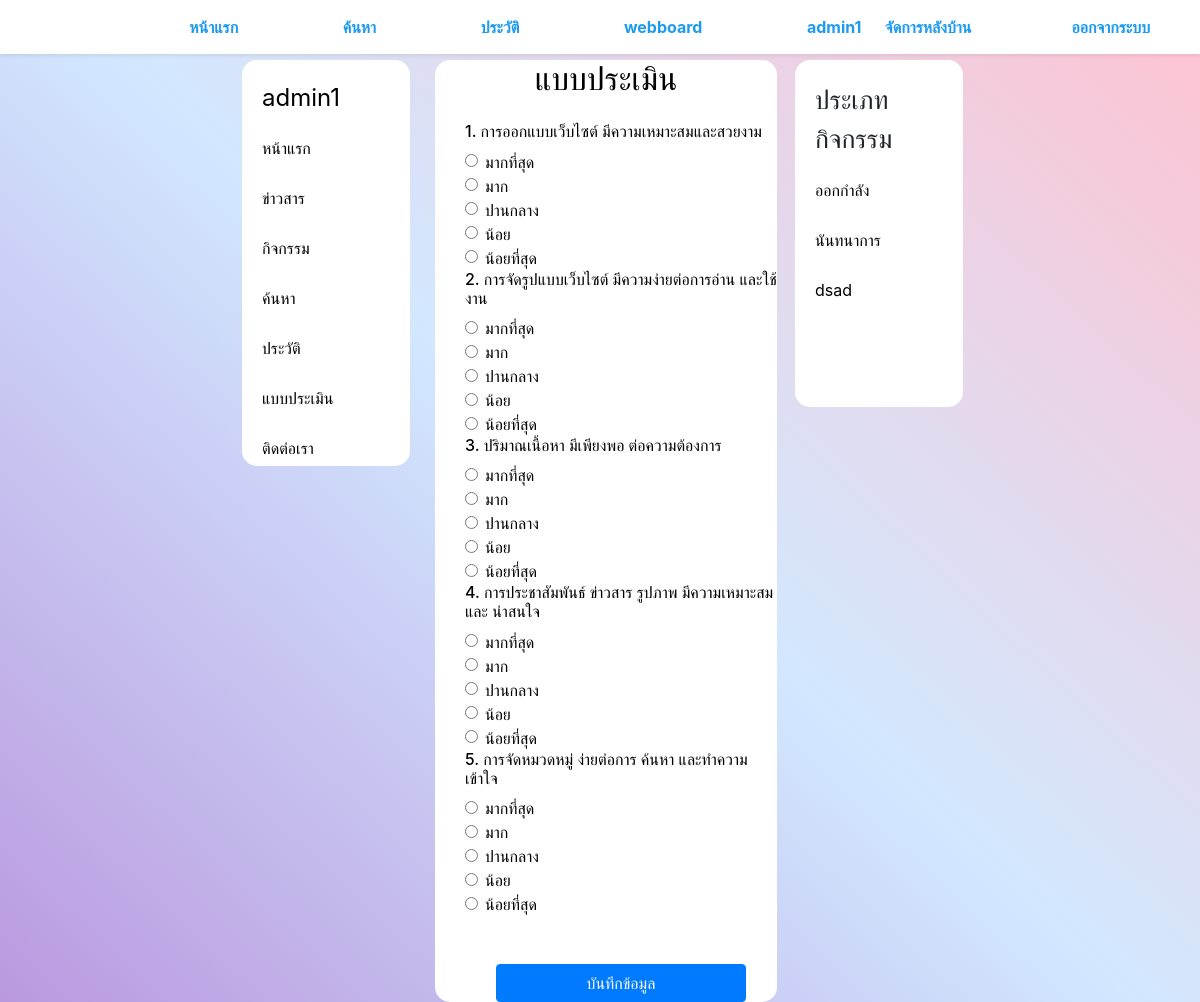
The page /ques.php (signed in) on the database its author committed.
### tables this page shows
CREATE TABLE `member` (
  `u_id` int(11) NOT NULL,
  `username` varchar(100) NOT NULL,
  `password` varchar(50) NOT NULL,
  `u_Fname` varchar(100) NOT NULL,
  `u_Lname` varchar(100) NOT NULL,
  `u_phone` varchar(10) NOT NULL,
  `u_address` varchar(1000) NOT NULL,
  `u_gender` enum('ชาย','หญิง','อื่นๆ') NOT NULL,
  `u_age` int(3) NOT NULL,
  `u_level` enum('user','admin') NOT NULL
);

CREATE TABLE `act_type` (
  `type_id` int(11) NOT NULL,
  `type_name` varchar(100) NOT NULL
);

CREATE TABLE `question` (
  `que_id` int(11) NOT NULL,
  `que_body` varchar(500) NOT NULL
);

### ques.php (the view, shortened to what this page needs)
<?php
include('navbar.php');
include('type_box.php');
$sql6="SELECT *FROM question";
$qry6=mysqli_query($conn,$sql6);
$i=1;
?>
<div class="mid_box">
    <div class="act_box">
    <h2 class="mt-3 mb-4 text-center"> แบบประเมิน</h2>
    <?php
    while($rs6=mysqli_fetch_array($qry6)):
    ?>
                              <form action="save_ques.php" method="post" enctype="multipart/form-data" style="margin-left:30px;">
                                <h6 class="mb-2"><?php echo $i++ ?>. <?=$rs6["que_body"];?></h5>
                            <div class="form-check">
                                <input class="form-check-input" type="radio" name="answer<?php echo $rs6['que_id'] ?>" id="5_<?php echo $rs6['que_id'] ?>" value="5" required>
                                <label class="form-check-label" for="5_<?php echo $rs6['que_id'] ?>">มากที่สุด</label>
                            </div>
                            <div class="form-check">
                                <input class="form-check-input" type="radio" name="answer<?php echo $rs6['que_id'] ?>" id="4_<?php echo $rs6['que_id'] ?>" value="4" required>
                                <label class="form-check-label" for="4_<?php echo $rs6['que_id'] ?>">มาก</label>
                            </div>
                            <div class="form-check">
                                <input class="form-check-input" type="radio" name="answer<?php echo $rs6['que_id'] ?>" id="3_<?php echo $rs6['que_id'] ?>" value="3" required>
                                <label class="form-check-label" for="3_<?php echo $rs6['que_id'] ?>">ปานกลาง</label>
                            </div>
                            <div class="form-check">
                                <input class="form-check-input" type="radio" name="answer<?php echo $rs6['que_id'] ?>" id="2_<?php echo $rs6['que_id'] ?>" value="2" required>
                                <label class="form-check-label" for="2_<?php echo $rs6['que_id'] ?>">น้อย</label>
                            </div>
                            <div class="form-check">
                                <input class="form-check-input" type="radio" name="answer<?php echo $rs6['que_id'] ?>" id="1_<?php echo $rs6['que_id'] ?>" value="1" required>
                                <label class="form-check-label" for="1_<?php echo $rs6['que_id'] ?>">น้อยที่สุด</label>
                            </div>
                            <?php
                            endwhile;
                            ?>
                            <div class="mt-5" style="text-align:center;">
                                <input type="submit" value="บันทึกข้อมูล" class="btn btn-primary col-12" style="width:80%;">
                            </div>
                            </form>
    </div>
</div>

### navbar.php
<?php
include('style.php');
$sql="SELECT *FROM member where u_id='".$_SESSION["u_id"]."'";
$qry=mysqli_query($conn,$sql);
$rs=mysqli_fetch_array($qry);
?>
<div class="navbar_ fixed-top shadow-sm">
    <a href="index.php">
        <div class="menu_">หน้าแรก</div>
    </a>
    <a href="act_search.php">
        <div class="menu_">ค้นหา</div>
    </a>
    <a href="history.php">
        <div class="menu_">ประวัติ</div>
    </a>
    <a href="webboard.php">
        <div class="menu_">webboard</div>
    </a>
    <?php
    if($rs){
    ?>
    <a href="profile.php">
        <div class="menu_"><?=$rs["u_Fname"];?></div>
    </a>
    <a href="logout.php">
        <div class="menu_" style="float:right; margin-left:-8%;">ออกจากระบบ</div>
    </a>
    <?php
    if($_SESSION["u_level"]=="admin"){
    ?>
    <a href="admin/member.php">
        <div class="menu_" style="float:right; margin-right:8%; margin-left:-18%;">จัดการหลังบ้าน</div>
    </a>
    <?php
    }else{
    }
}else{
    ?>
    <a href="login.php">
        <div class="menu_">เข้าสู่ระบบ</div>
    </a>
    <?php
    }
    ?>
</div>
<div class="left_box">
    <div class="sidebar_">
        <?php
        if($rs){
        ?>
        <div class="menu2_">
            <a href="profile.php" style="font-size:24px;"><?=$rs["u_Fname"];?></a>
        </div>
        <?php
        }else{
        ?>
        <div class="menu2_">
            <a href="login.php" style="font-size:24px;">โปรดเข้าสู่ระบบก่อน</a>
        </div>
        <?php
        }
        ?>
    <a href="index.php">
        <div class="menu2_">หน้าแรก</div>
    </a>
    <a href="news.php">
        <div class="menu2_">ข่าวสาร</div>
    </a>
    <a href="activity.php">
        <div class="menu2_">กิจกรรม</div>
    </a>
    <a href="act_search.php">
        <div class="menu2_">ค้นหา</div>
    </a>
    <a href="history.php">
        <div class="menu2_">ประวัติ</div>
    </a>
    <a href="ques.php">
        <div class="menu2_">แบบประเมิน</div>
    </a>
    <a href="inbox.php">
        <div class="menu2_">ติดต่อเรา</div>
    </a>
    </div>
</div>

### type_box.php
<?php
include('style.php');
$sql4="SELECT *FROM act_type";
$qry4=mysqli_query($conn,$sql4);
?>
<div class="right_box">
    <div class="sidebar_" style="float:left; margin-left:15px;">
        <div class="menu2_" style="font-size:26px">
            ประเภทกิจกรรม
        </div>
        <?php
        while($rs4=mysqli_fetch_array($qry4)){
        ?>
        <div class="menu2_">
            <a href="act_type.php?act_type=<?=$rs4["type_name"];?>" style="color:black;">
                <?=$rs4["type_name"];?>
            </a>
        </div>
        <?php
        }
        ?>
    </div>
</div>

### style.php (style rules this page uses)
.navbar_ { width: 100%; min-height: 50px; background-color: white; text-align: center; }
.menu_ { min-height: 50px; text-align: center; color: #1d9bf0; font-weight: bold; display: inline-block; padding: 15 50px; }
.left_box { padding-top: 10px; width: 35%; height: 100%; position: fixed; left:0; top: 0; }
.mid_box { width: 30%; height: 100%; float: left; margin: auto; }
.right_box { padding-top: 10px; width: 35%; height: 100%; position: fixed; right: 0; top: 0; }
.sidebar_ { width: 40%; float: right; min-height: 35%; margin: 50 10 0 0px; background-color: white; border-radius: 15px; }
.menu2_ { width: 100%; min-height: 50px; padding: 20 0 0 20px; border-radius: 15px; }
a { text-decoration: none; color: black; }
.act_box { width: 95%; min-height: 50px; background-color: #ffffff; color: black; border-radius: 15px; margin: 60 0 -20 15px; }

### rows shown on the page
member: u_Fname "admin1"
act_type: type_name "ออกกำลัง"
act_type: type_name "นันทนาการ"
act_type: type_name "dsad"
question: que_body "การออกแบบเว็บไซต์ มีความเหมาะสมและสวยงาม"
question: que_body "การจัดรูปแบบเว็บไซต์ มีความง่ายต่อการอ่าน และใช้งาน"
question: que_body "ปริมาณเนื้อหา มีเพียงพอ ต่อความต้องการ"
question: que_body "การประชาสัมพันธ์ ข่าวสาร รูปภาพ มีความเหมาะสม และ น่าสนใจ"
question: que_body "การจัดหมวดหมู่ ง่ายต่อการ ค้นหา และทำความเข้าใจ"
